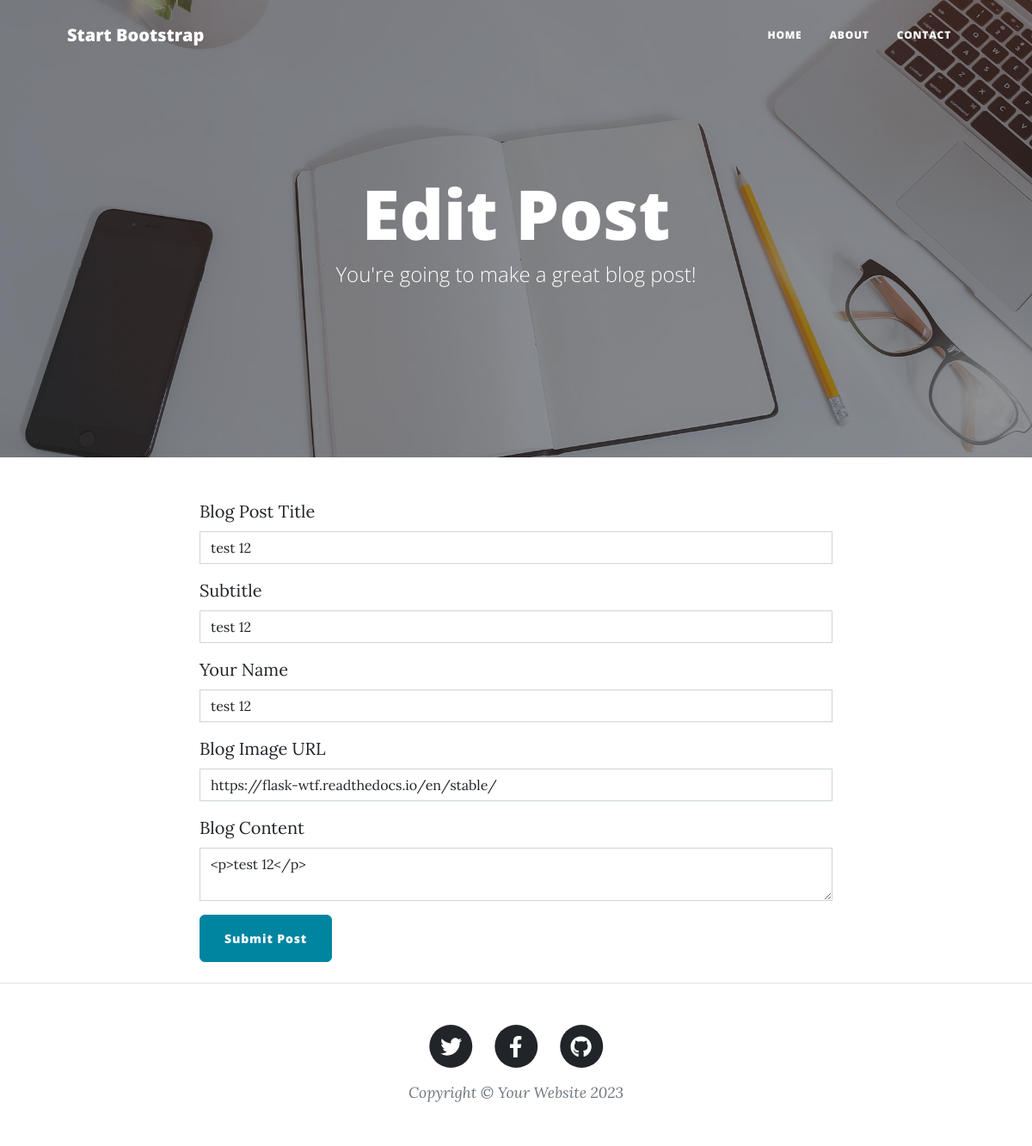
The page /edit-post/8 on the database as committed earlier.
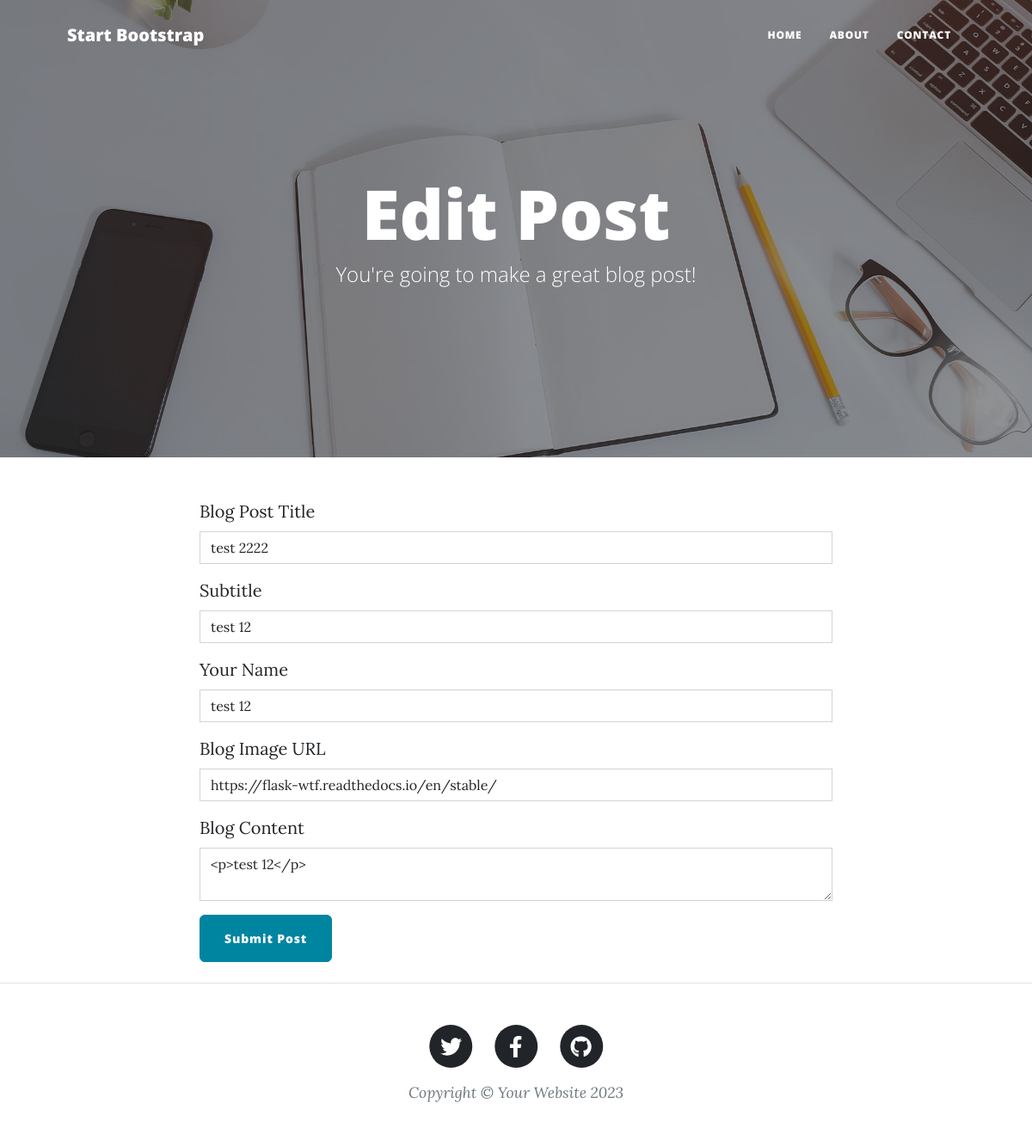
The same page on the database as committed later.
### main.py (models this page shows)
class BlogPost(db.Model):
    id = db.Column(db.Integer, primary_key=True)
    title = db.Column(db.String(250), unique=True, nullable=False)
    subtitle = db.Column(db.String(250), nullable=False)
    date = db.Column(db.String(250), nullable=False)
    body = db.Column(db.Text, nullable=False)
    author = db.Column(db.String(250), nullable=False)
    img_url = db.Column(db.String(250), nullable=False)

### main.py (the view, shortened to what this page needs)
@app.route("/edit-post/<int:post_id>", methods=['GET', 'POST']) # type: ignore
def edit_post(post_id):
    post_to_edit = db.get_or_404(BlogPost, post_id)
    edit_form = PostForm(
        title = post_to_edit.title,
        subtitle = post_to_edit.subtitle,
        author = post_to_edit.author,
        img_url = post_to_edit.img_url,
        body = post_to_edit.body,
    )
    return render_template("make-post.html", form=edit_form, edit=True), 200

### main.py
class PostForm(FlaskForm):
    title = StringField('Blog Post Title', validators=[DataRequired(), Length(max=250)])
    subtitle = StringField('Subtitle', validators=[DataRequired(), Length(max=250)])
    author = StringField('Your Name', validators=[DataRequired(), Length(max=250)])
    img_url = StringField('Blog Image URL', validators=[DataRequired(), Length(max=250), URL()])
    body = CKEditorField('Blog Content', validators=[DataRequired()])
    submit = SubmitField('Submit Post')

### templates/make-post.html (shortened to what this page needs)
{% block content %} {% include "header.html" %}
{% from 'bootstrap5/form.html' import render_form %}
<header
  class="masthead"
  style="background-image: url('../static/assets/img/edit-bg.jpg')"
>
  <div class="container position-relative px-4 px-lg-5">
    <div class="row gx-4 gx-lg-5 justify-content-center">
      <div class="col-md-10 col-lg-8 col-xl-7">
        <div class="page-heading">
          {% if edit: %}
          <h1>Edit Post</h1>
          {% else: %}
          <h1>New Post</h1>
          {% endif %}
          <span class="subheading"
            >You're going to make a great blog post!</span
          >
        </div>
      </div>
    </div>
  </div>
</header>
<main class="mb-4">
  <div class="container">
    <div class="row">
      <div class="col-lg-8 col-md-10 mx-auto">
        {{ render_form(form, novalidate=True, button_map={"submit": "primary"}) }}
      </div>
    </div>
  </div>
</main>
{% include "footer.html" %} {% endblock %}

Rows that differ between the two databases and show on the page:
changed BlogPost "test 12": title "test 12" → "test 2222"
